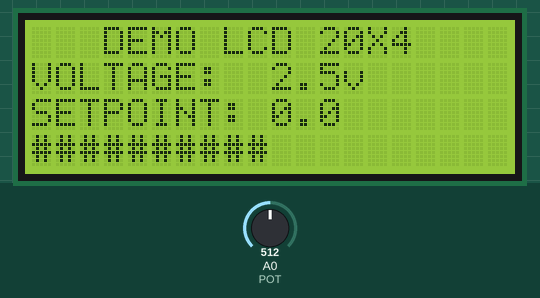
This sketch was run on a simulated Arduino Uno, built with avr-gcc and run on an emulated ATmega328P. Parts: 20×4 character LCD. Wiring (inferred from the names in the program): 4×4 keypad with keys 1 2 3 A 4 5 6 B 7 8 9 C * 0 # D: rows A5, A4, A3, A2; columns A1, pin 2, pin 3, pin 4. The inputs (shaded band) are chosen by the test bench; at power-on: A0 (POT) = 512.

Above: at 1.2 s.
1.3 s: A0 (POT) set to 716
At 2.4 s:
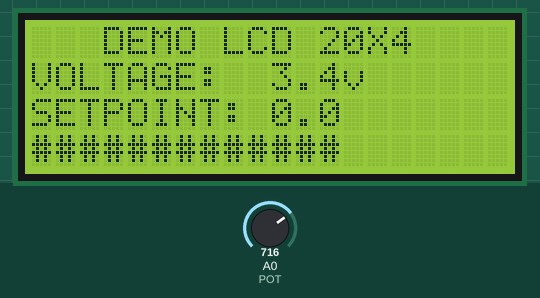
3.0 s: A0 (POT) set to 900
At 3.8 s:
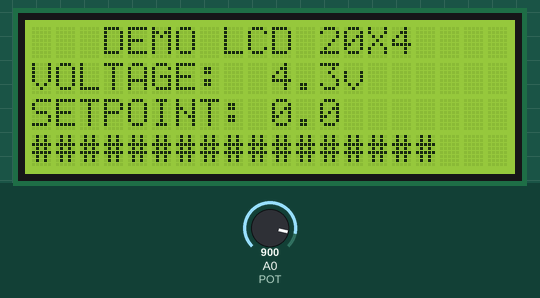
4.5 s: A0 (POT) set to 1023
At 5.2 s:
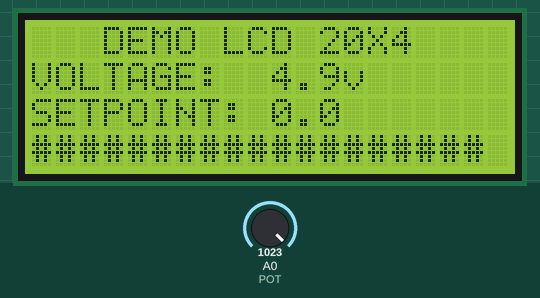
6.0 s: A0 (POT) set to 511
At 6.5 s:
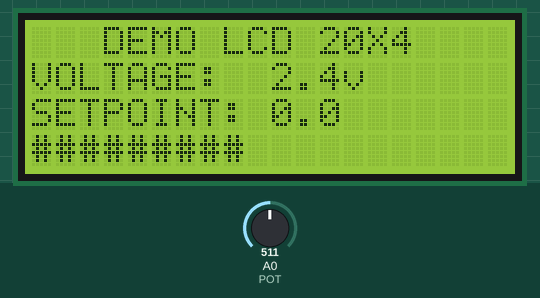
7.5 s: A0 (POT) set to 306
At 7.8 s:
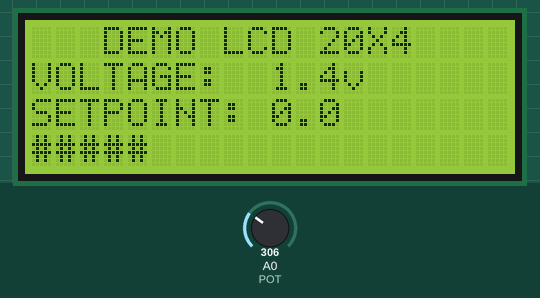
9.0 s: A0 (POT) set to 240
At 10.4 s:
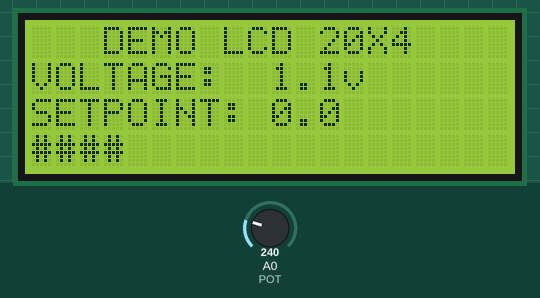
Timing chart, 0 to 11.5 s (numbered marks = the images above; inputs shaded):
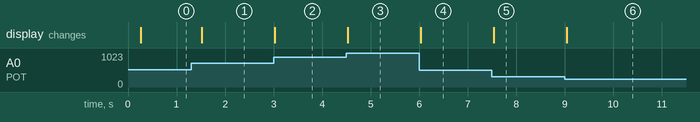

Measured:
- after the input at 1.3 s, the display: changes after 0.22 s (image 1)
- after the input at 3.0 s, the display: changes at once (image 2)
- after the input at 4.5 s, the display: changes at once (image 3)
- after the input at 6.0 s, the display: changes at once (image 4)
- after the input at 7.5 s, the display: changes at once (image 5)
- after the input at 9.0 s, the display: changes after 0.05 s (image 6)

The sketch:

ex10_teclado_matricial.ino
```cpp
// Curso arduino profissional WRKITS
// Aula 4.4 - Teclado Matricial
// Exemplo Teclado Matricial

//Inclusão de bibliotecas
#include <LiquidCrystal.h>
#include "keyboard.h"


//Definições de pinos
#define BT1 2
#define POT A0
#define DebounceTime 450
//Display
#define RS 5
#define EN 6
#define DISP_D4 7
#define DISP_D5 8
#define DISP_D6 9
#define DISP_D7 10

unsigned short LINES[4] = { A5, A4, A3, A2 };
unsigned short COLUMNS[4] ={ A1, 2, 3, 4 };

//Definição de pinos para o displau
LiquidCrystal lcd(RS, EN, DISP_D4, DISP_D5, DISP_D6, DISP_D7);


unsigned char scanKeyboard();

bool LED1STATUS = 0;
bool BT1STATUS = 0;

// Funções estão em keyboard.ino
extern void LeBotoes();
extern int LePot();
extern float ConvertVolt(int PCM, float VMAX);


void setup() {
  Serial.begin(115200);
  lcd.begin(20, 4);
  pinMode(BT1, INPUT);
  pinMode(POT, INPUT);

  for (short i = 0; i < 4; i++) {
    pinMode(LINES[i], OUTPUT);
    digitalWrite(LINES[i], HIGH);
    pinMode(COLUMNS[i], INPUT);
    digitalWrite(COLUMNS[i], HIGH);
  }
}

void loop() {
  static long long ElapsedTime = 0;
  int PotValue = 0;
  float Volt = 0;
  unsigned char Button = 0xff;
  static int Setpoint = 0;

  //Leitura do potenciometro
  PotValue = LePot();               //Funcao de leitura
  Volt = ConvertVolt(PotValue, 5);  //Conversao de engenharia

  if (ElapsedTime + 250 < millis()) {
    ElapsedTime = millis();
    lcd.clear();
    lcd.setCursor(3, 0);  //(coluna, linha)
    lcd.print("DEMO LCD 20X4");
    lcd.setCursor(0, 1);
    lcd.print("VOLTAGE: ");
    lcd.setCursor(10, 1);
    lcd.print(((int)Volt) % 10);
    lcd.print(".");
    lcd.print(((int)(Volt * 10)) % 10);
    lcd.print("v");

    for (short i = 0; i < ((int)((float)Volt * 4)); i++) {
      lcd.setCursor(i, 3);
      lcd.print("#");
    }
    lcd.setCursor(0, 2);

    //Rotina para atualizar tela - Setpoint teclado
    lcd.print("SETPOINT: ");
    lcd.print((Setpoint / 10) % 10);
    lcd.print(".");
    lcd.print((Setpoint) % 10);
  }

  //Rotina de scan do teclado
  Button = scanKeyboard();
  if (Button != 0xff) {
    //   Serial.println(Button);
    if (Button >= 48 && Button <= 57) {
      Setpoint = Setpoint * 10 + (Button - 48);
      if (Setpoint > 99) {
        Setpoint = 0;
      }
    }
  }
}

/*void LeBotoes() {
  static bool BT1_FLAG = 0;
  static long long BT1_DEBOUNCE = 0;

  if (!digitalRead(BT1) && !BT1_FLAG) {
    BT1_FLAG = 1;
    BT1_DEBOUNCE = millis();
  }

  if (!digitalRead(BT1) && BT1_FLAG && (BT1_DEBOUNCE + DebounceTime < millis())) {
    BT1_DEBOUNCE = millis();
    BT1STATUS = 1;
  }

  if (digitalRead(BT1) && BT1_FLAG && (BT1_DEBOUNCE + DebounceTime < millis())) {
    BT1_FLAG = 0;
    BT1STATUS = 0;
  }
}
*/
```

keyboard.ino
```cpp
#include "keyboard.h"

int LePot() {
  int value = 0;
  value = analogRead(POT);
  return value;
}

float ConvertVolt(int PCM, float VMAX) {
  float escala = (float)VMAX / (float)1024;
  return PCM * escala;
}

unsigned char scanKeyboard() {
  short BTn = 0;
  unsigned char BTp = 0xff;
  static unsigned char oldBTp = 0xff;

  for (short i = 0; i < 4; i++) {  //Scan de linha
    digitalWrite(LINES[i], LOW);
    for (short z = 0; z < 4; z++) {  //Scan de coluna
      if (digitalRead(COLUMNS[z]) == LOW) {
        BTn = (i)*4 + (z + 1);
      }
    }
    delayMicroseconds(100);
    digitalWrite(LINES[i], HIGH);
  }

  switch (BTn) {
    case 1:
      BTp = '1';
      break;
    case 2:
      BTp = '2';
      break;
    case 3:
      BTp = '3';
      break;
    case 4:
      BTp = 'A';
      break;
    case 5:
      BTp = '4';
      break;
    case 6:
      BTp = '5';
      break;
    case 7:
      BTp = '6';
      break;
    case 8:
      BTp = 'B';
      break;
    case 9:
      BTp = '7';
      break;
    case 10:
      BTp = '8';
      break;
    case 11:
      BTp = '9';
      break;
    case 12:
      BTp = 'C';
      break;
    case 13:
      BTp = '*';
      break;
    case 14:
      BTp = '0';
      break;
    case 15:
      BTp = '#';
      break;
    case 16:
      BTp = 'D';
      break;
  }


  if (BTp != oldBTp) {
    oldBTp = BTp;
    return BTp;
  }else{
    return 0xff;
  }
}

void LeBotoes() {
  static bool BT1_FLAG = 0;
  static long long BT1_DEBOUNCE = 0;

  if (!digitalRead(BT1) && !BT1_FLAG) {
    BT1_FLAG = 1;
    BT1_DEBOUNCE = millis();
  }

  if (!digitalRead(BT1) && BT1_FLAG && (BT1_DEBOUNCE + DebounceTime < millis())) {
    BT1_DEBOUNCE = millis();
    BT1STATUS = 1;
  }

  if (digitalRead(BT1) && BT1_FLAG && (BT1_DEBOUNCE + DebounceTime < millis())) {
    BT1_FLAG = 0;
    BT1STATUS = 0;
  }
}
```
